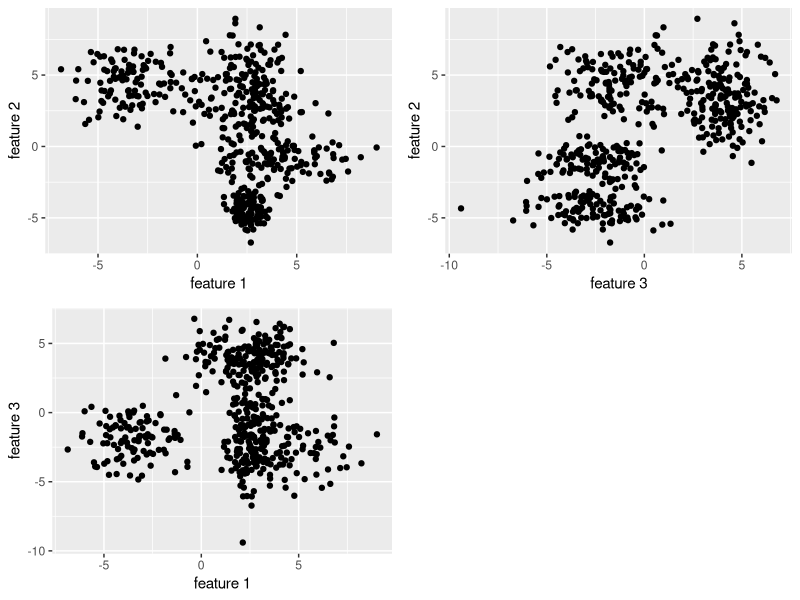
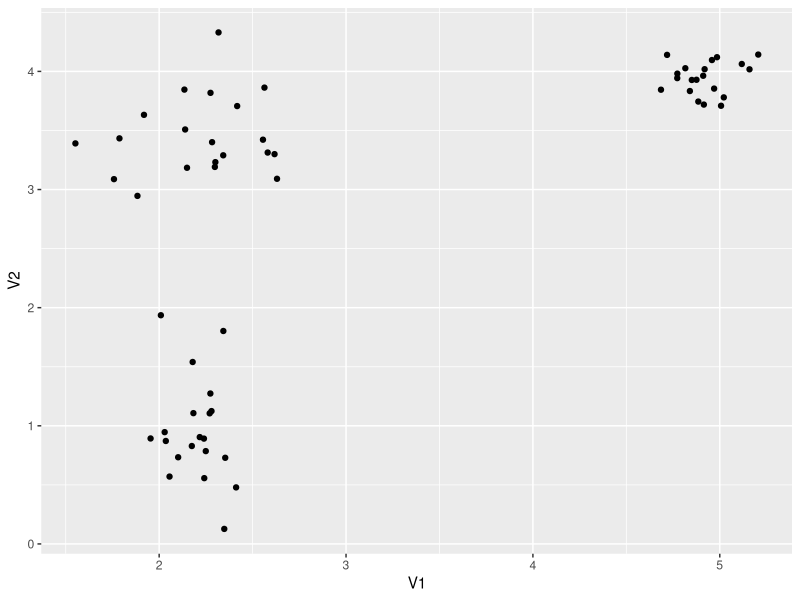

Here is the R script that generated these plots, in order: (Note: this script raises an error after producing the figures.)
#!/usr/bin/env Rscript

library(ggplot2)
library(gridExtra)

X <- read.delim("./input/c5_s100_f3.csv", sep=",", header=FALSE)
summary(X)

p1 <-ggplot(data=X, aes(V1,V2)) + 
	geom_point() +
	xlab("feature 1") +
	ylab("feature 2") 

p2 <-ggplot(data=X, aes(V3,V2)) + 
	geom_point() +
	xlab("feature 3") +
	ylab("feature 2")

p3 <-ggplot(data=X, aes(V1,V3)) + 
	geom_point() +
	xlab("feature 1") + 
	ylab("feature 3")

png(filename = "./img/3d-sample-data.png", width=600, height=600, unit="px")
print(
	grid.arrange(p1, p2, p3, ncol = 2)
	 )
dev.off()

#
X <- read.delim("./input/c3_s20_f2.csv", sep=",", header=FALSE)
summary(X)
p <-ggplot(data=X, aes(V1,V2)) + 
	geom_point() +
ggsave(file="./img/2d-sample-data.png", width=5, height=4, dpi=100)
